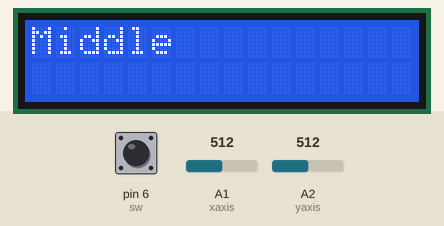
This sketch was run on a simulated Arduino Uno, built with avr-gcc and run on an emulated ATmega328P. Shown: 16×2 character LCD. The test bench sets the inputs (shaded band); at power-on: A1 (xaxis) = 512, A2 (yaxis) = 512, pin 6 (sw) HIGH.

Above: at 3.4 s.
3.5 s: A1 (xaxis) set to 540
At 4.7 s:
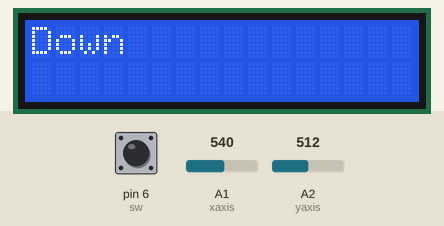
5.0 s: A2 (yaxis) set to 524
6.5 s: A2 (yaxis) set to 548
At 6.9 s:
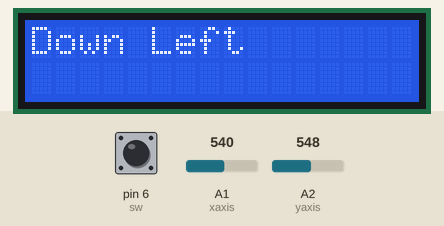
9.5 s: A1 (xaxis) set to 511
At 10.3 s:
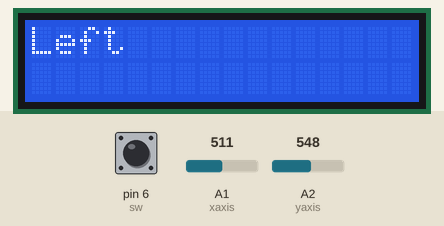
11.1 s: A1 (xaxis) set to 477
At 12.1 s:
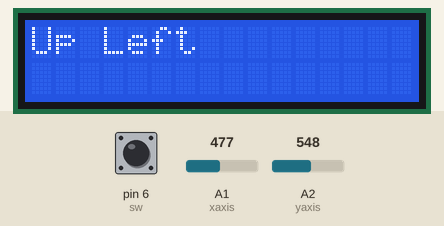
12.6 s: A2 (yaxis) set to 511
At 13.8 s:
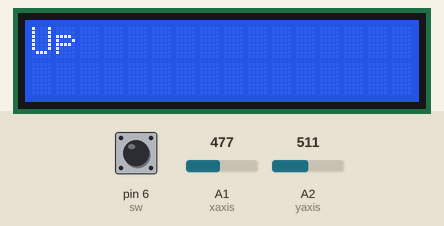
Timing chart, 0 to 15.1 s (numbered marks = the images above; inputs shaded):
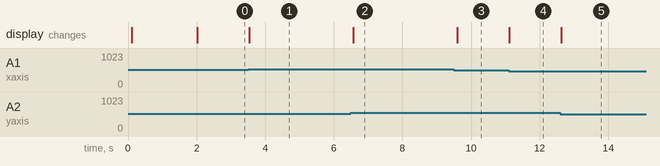

The sketch:

Analog_Stick_to_LCD.ino
```cpp
// connection reference
/*
RS - 7
E - 8
D4 - 9
D5 - 10
D6 - 11
D7 - 12
*/

// Library
#include <LiquidCrystal.h>

// LCD pins
LiquidCrystal lcd(7, 8, 9, 10, 11, 12);

// Previous time
unsigned long prev_ts = 0;

// switch
int sw = 6;

// axis
int xaxis = A1;
int yaxis = A2;

// initialize values
bool scan = 0;
int dx = 0;
int dy = 0;
int xdir = 0;
int ydir = 0;

void setup() {
  // Open serial port for testing
  Serial.begin(9600);
  // Initial stuff
  lcd.begin(16, 2);
  pinMode(sw, INPUT);
  pinMode(xaxis, INPUT);
  pinMode(yaxis, INPUT);
}

void loop() {
  // put your main code here, to run repeatedly:
  // read the input on analog pin 0:
  int yval = analogRead(A1);
  int xval = analogRead(A2);
  int push = digitalRead(sw);

  // print out the value you read if past 100 milliseconds
  unsigned long ts = millis();

  if (!scan) {
    dx = xval;
    dy = yval;
    scan = 1;
  }
  // read default value and determine a big average
  if (millis() < 2000) {
    if (ts - prev_ts > 100) {
      lcd.clear();
      lcd.setCursor(0, 0);
      lcd.print("Intitializing...");
      lcd.setCursor(0, 1);
      lcd.print("Do Not Touch!");
      prev_ts = ts;
    }
    dx = (dx + xval) / 2;
    dy = (dy + yval) / 2;
  }

  // determine direction
  if (xval < dx - 20) {
    xdir = 1;
  } else if (xval > dx + 20) {
    xdir = -1;
  } else {
    xdir = 0;
  }
  if (yval < dy - 20) {
    ydir = 1;
  } else if (yval > dy + 20) {
    ydir = -1;
  } else {
    ydir = 0;
  }


  // This prevents flickering of uncertain values
  if (ts - prev_ts > 100) {
    lcd.clear();
    // Print x-axis value
    lcd.setCursor(0, 0);
    if (xdir == -1 & ydir == -1) {
      lcd.print("Down Left");
    } else if (xdir == -1 & ydir == 0) {
      lcd.print("Left");
    } else if (xdir == -1 & ydir == 1) {
      lcd.print("Up Left");
    } else if (xdir == 0 & ydir == 1) {
      lcd.print("Up");
    } else if (xdir == 1 & ydir == 1) {
      lcd.print("Up Right");
    } else if (xdir == 1 & ydir == 0) {
      lcd.print("Right");
    } else if (xdir == 1 & ydir == -1) {
      lcd.print("Down Right");
    } else if (xdir == 0 & ydir == -1) {
      lcd.print("Down");
    } else {
      lcd.print("Middle");
    }
    prev_ts = ts;
  }
}
```

Measured:
- the behaviour switches between 532 and 533 on A1 (xaxis) (found by bisection; images 0 and 1)
- the behaviour switches between 532 and 533 on A2 (yaxis) (found by bisection; images 1 and 2)
- the behaviour switches between 492 and 491 on A1 (xaxis) (found by bisection; images 3 and 4)
- after the input at 3.5 s, the display: changes at once (image 1)
- after the input at 5.0 s, every drawn part: stays the same
- after the input at 6.5 s, the display: changes after 0.07 s (image 2)
- after the input at 9.5 s, the display: changes after 0.10 s (image 3)
- after the input at 11.1 s, the display: changes at once (image 4)
- after the input at 12.6 s, the display: changes at once (image 5)
